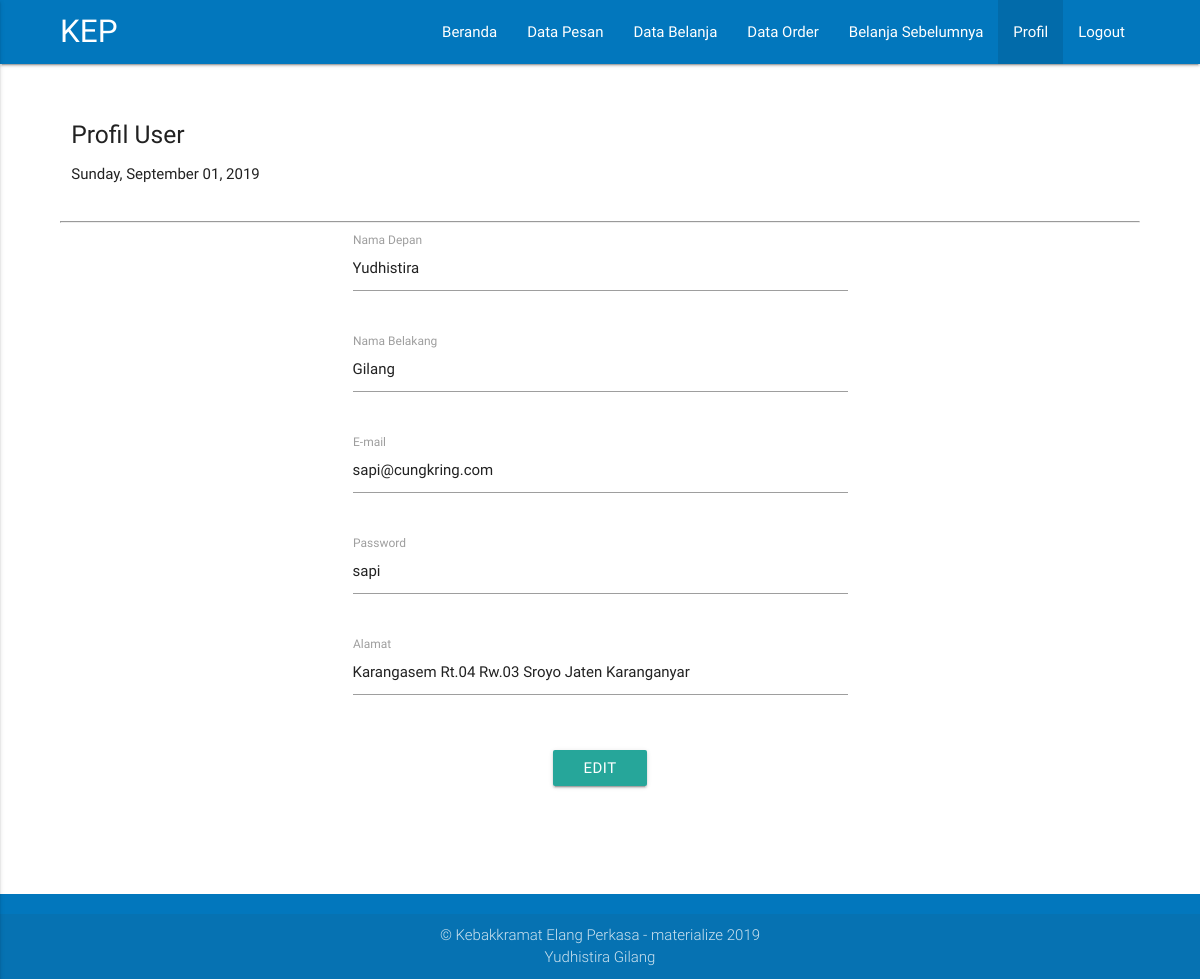
Page /customers/profil.php (signed in) on the committed database.
### tables this page shows
CREATE TABLE `users`  (
  `user_id` int(11) NOT NULL AUTO_INCREMENT,
  `user_email` varchar(1000) NOT NULL,
  `user_password` varchar(1000) NOT NULL,
  `user_firstname` varchar(1000) NOT NULL,
  `user_lastname` varchar(1000) NOT NULL,
  `user_address` varchar(1000) NOT NULL,
  `user_level` int(1) NULL DEFAULT NULL,
  PRIMARY KEY (`user_id`) USING BTREE
);

### customers/profil.php (the view, shortened to what this page needs)
<?php
	include('../config.php');
	$stmt = $conn->prepare('SELECT * FROM users WHERE user_email =:user_email');
	$stmt->execute(array(':user_email'=>$_SESSION['user_email']));
	$data_user = $stmt->fetch(PDO::FETCH_ASSOC);
?>
<!DOCTYPE html>
<html>
<head>
	<link rel="stylesheet" type="text/css" href="../asset/css/materialize.min.css">
	<link rel="stylesheet" type="text/css" href="../asset/css_pribadi.css">
</head>
<body>
		<nav class="light-blue darken-3">
		<div class="container_body">
			<div class="nav-wrapper">
				<a href="index.php" class="brand-logo">KEP</a>
				<ul class="right hide-on-med-and-down">
					<li><a href="index.php">Beranda</a></li>
					<li><a href="pesan.php">Data Pesan</a></li>
					<li><a href="belanja.php">Data Belanja</a></li>
					<li><a href="ordered.php">Data Order</a></li>
					<li><a href="pesanan_sebelumnya.php">Belanja Sebelumnya</a></li>
					<li class="active"><a href="profil.php">Profil</a></li>
					<li><a href="logout.php">Logout</a></li>
				</ul>
			</div>
		</div>
		</nav>
	<br><br>
	<div class="container_body">
		<div class="row">
			<div class="col s12 m8 l8 white">
				<h5>Profil User</h5>
				<p>
					<?php
			        	$Today=date('y:m:d');
			        	$new=date('l, F d, Y',strtotime($Today));
			        	echo $new;
		            ?>
				</p>
			</div>
		</div>
		<hr>
		<div class="row">
			<div class="col s12 m6 l6 offset-m3 offset-l3">
				<form method="POST" action="">
					<div class="row">
						<div class="col s12 m12 l12 input-field">
							<input type="text" name="first_name" value="<?php echo $data_user['user_firstname']; ?>" required>
							<label>Nama Depan</label>
						</div>
					</div>
					<div class="row">
						<div class="col s12 m12 l12 input-field">
							<input type="text" name="last_name" value="<?php echo $data_user['user_lastname']; ?>" required>
							<label>Nama Belakang</label>
						</div>
					</div>
					<div class="row">
						<div class="col s12 m12 l12 input-field">
							<input type="text" name="email" value="<?php echo $data_user['user_email']; ?>" required >
							<label>E-mail</label>
						</div>
					</div>
					<div class="row">
						<div class="col s12 m12 l12 input-field">
							<input type="text" name="password" value="<?php echo $data_user['user_password']; ?>" required >
							<label>Password</label>
						</div>
					</div>
					<div class="row">
						<div class="col s12 m12 l12 input-field">
							<input type="text" name="address" value="<?php echo $data_user['user_address']; ?>" required >
							<label>Alamat</label>
						</div>
					</div>
					<div class="row center-align">
						<div class="col s12 m12 l12 input-field">
							<button class="btn waves-effect waves-light" name="edit" type="submit">Edit</button>
						</div>
					</div>
				</form>
			</div>
		</div>
		<br>
	</div>
	<br>
	<br>
	<footer class="page-footer light-blue darken-3 black-text">
			<div class="footer-copyright">
				<div class="container center-align">
					&copy; Kebakkramat Elang Perkasa - materialize <?php echo date('Y'); ?>
					<br>
					Yudhistira Gilang
				</div>
			</div>
	</footer>
</body>
</html>

### asset/css_pribadi.css (style rules this page uses)
.container_body { width:90%; margin-left:auto; margin-right:auto; }

### rows in the picture
users: first_name "Yudhistira", last_name "Gilang", email "sapi@cungkring.com", password "sapi", address "Karangasem Rt.04 Rw.03 Sroyo Jaten Karanganyar"
